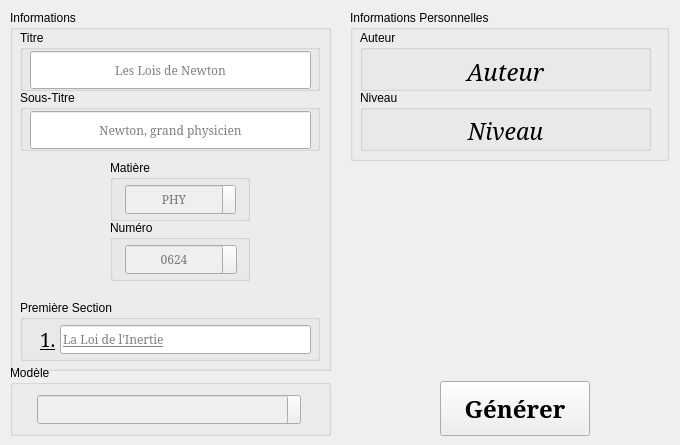
    <widget class="QWidget" name="genTab">
     <attribute name="title">
      <string>Générateur</string>
     </attribute>
     <attribute name="toolTip">
      <string>Créer un document</string>
     </attribute>
     <widget class="QGroupBox" name="infoGroupBox">
      <property name="geometry">
       <rect>
        <x>10</x>
        <y>10</y>
        <width>321</width>
        <height>361</height>
       </rect>
      </property>
      <property name="title">
       <string>Informations</string>
      </property>
      <widget class="QGroupBox" name="titreGroupBox">
       <property name="geometry">
        <rect>
         <x>10</x>
         <y>20</y>
         <width>300</width>
         <height>61</height>
        </rect>
       </property>
       <property name="title">
        <string>Titre</string>
       </property>
       <widget class="AdvancedLineEdit" name="titreLineEdit">
        <property name="geometry">
         <rect>
          <x>10</x>
          <y>21</y>
          <width>281</width>
          <height>38</height>
         </rect>
        </property>
        <property name="sizePolicy">
         <sizepolicy hsizetype="Expanding" vsizetype="Expanding">
          <horstretch>0</horstretch>
          <verstretch>0</verstretch>
         </sizepolicy>
        </property>
        <property name="font">
         <font>
          <family>Garamond</family>
         </font>
        </property>
        <property name="alignment">
         <set>Qt::AlignCenter</set>
        </property>
        <property name="placeholderText">
         <string>Les Lois de Newton</string>
        </property>
        <property name="clearButtonEnabled">
         <bool>true</bool>
        </property>
       </widget>
      </widget>
      <widget class="QGroupBox" name="soustitreGroupBox">
       <property name="enabled">
        <bool>true</bool>
       </property>
       <property name="geometry">
        <rect>
         <x>10</x>
         <y>80</y>
         <width>300</width>
         <height>61</height>
        </rect>
       </property>
       <property name="title">
        <string>Sous-Titre</string>
       </property>
       <widget class="AdvancedLineEdit" name="soustitreLineEdit">
        <property name="geometry">
         <rect>
          <x>10</x>
          <y>21</y>
          <width>281</width>
          <height>38</height>
         </rect>
        </property>
        <property name="sizePolicy">
         <sizepolicy hsizetype="Expanding" vsizetype="Expanding">
          <horstretch>0</horstretch>
          <verstretch>0</verstretch>
         </sizepolicy>
        </property>
        <property name="font">
         <font>
          <family>Garamond</family>
         </font>
        </property>
        <property name="alignment">
         <set>Qt::AlignCenter</set>
        </property>
        <property name="placeholderText">
         <string>Newton, grand physicien</string>
        </property>
        <property name="clearButtonEnabled">
         <bool>true</bool>
        </property>
       </widget>
      </widget>
      <widget class="QGroupBox" name="matGroupBox">
       <property name="geometry">
        <rect>
         <x>100</x>
         <y>150</y>
         <width>140</width>
         <height>61</height>
        </rect>
       </property>
       <property name="title">
        <string>Matière</string>
       </property>
       <widget class="SafeAdvancedLineEdit" name="matLineEdit">
        <property name="enabled">
         <bool>false</bool>
        </property>
        <property name="geometry">
         <rect>
          <x>15</x>
          <y>25</y>
          <width>98</width>
          <height>29</height>
         </rect>
        </property>
        <property name="sizePolicy">
         <sizepolicy hsizetype="Expanding" vsizetype="Expanding">
          <horstretch>0</horstretch>
          <verstretch>0</verstretch>
         </sizepolicy>
        </property>
        <property name="minimumSize">
         <size>
          <width>0</width>
          <height>29</height>
         </size>
        </property>
        <property name="font">
         <font>
          <family>Garamond</family>
         </font>
        </property>
        <property name="text">
         <string/>
        </property>
        <property name="frame">
         <bool>true</bool>
        </property>
        <property name="alignment">
         <set>Qt::AlignCenter</set>
        </property>
        <property name="placeholderText">
         <string>PHY</string>
        </property>
        <property name="clearButtonEnabled">
         <bool>false</bool>
        </property>
       </widget>
       <widget class="QPushButton" name="matToolButton">
        <property name="geometry">
         <rect>
          <x>106</x>
          <y>25</y>
          <width>20</width>
          <height>29</height>
         </rect>
        </property>
        <property name="cursor">
         <cursorShape>PointingHandCursor</cursorShape>
        </property>
        <property name="text">
         <string/>
        </property>
       </widget>
       <zorder>matToolButton</zorder>
       <zorder>matLineEdit</zorder>
      </widget>
      <widget class="QGroupBox" name="numGroupBox">
       <property name="geometry">
        <rect>
         <x>100</x>
         <y>210</y>
         <width>140</width>
         <height>61</height>
        </rect>
       </property>
       <property name="title">
        <string>Numéro</string>
       </property>
       <widget class="SafeAdvancedLineEdit" name="numLineEdit">
        <property name="enabled">
         <bool>false</bool>
        </property>
        <property name="geometry">
         <rect>
          <x>15</x>
          <y>25</y>
          <width>98</width>
          <height>29</height>
         </rect>
        </property>
        <property name="sizePolicy">
         <sizepolicy hsizetype="Expanding" vsizetype="Expanding">
          <horstretch>0</horstretch>
          <verstretch>0</verstretch>
         </sizepolicy>
        </property>
        <property name="font">
         <font>
          <family>Garamond</family>
         </font>
        </property>
        <property name="text">
         <string/>
        </property>
        <property name="alignment">
         <set>Qt::AlignCenter</set>
        </property>
        <property name="placeholderText">
         <string>0624</string>
        </property>
        <property name="clearButtonEnabled">
         <bool>false</bool>
        </property>
       </widget>
       <widget class="QPushButton" name="numToolButton">
        <property name="geometry">
         <rect>
          <x>106</x>
          <y>25</y>
          <width>21</width>
          <height>29</height>
         </rect>
        </property>
        <property name="cursor">
         <cursorShape>PointingHandCursor</cursorShape>
        </property>
        <property name="text">
         <string/>
        </property>
       </widget>
       <zorder>numToolButton</zorder>
       <zorder>numLineEdit</zorder>
      </widget>
      <widget class="QGroupBox" name="sectionGroupBox">
       <property name="geometry">
        <rect>
         <x>10</x>
         <y>290</y>
         <width>300</width>
         <height>61</height>
        </rect>
       </property>
       <property name="title">
        <string>Première Section</string>
       </property>
       <widget class="QLabel" name="sectionNumLabel">
        <property name="geometry">
         <rect>
          <x>20</x>
          <y>24</y>
          <width>47</width>
          <height>31</height>
         </rect>
        </property>
        <property name="font">
         <font>
          <family>Garamond</family>
         </font>
        </property>
        <property name="styleSheet">
         <string notr="true"/>
        </property>
        <property name="text">
         <string>&lt;html&gt;&lt;head/&gt;&lt;body&gt;&lt;p&gt;&lt;span style=&quot; font-size:14pt; text-decoration: underline;&quot;&gt;1.&lt;/span&gt;&lt;/p&gt;&lt;/body&gt;&lt;/html&gt;</string>
        </property>
       </widget>
       <widget class="AdvancedLineEdit" name="sectionLineEdit">
        <property name="geometry">
         <rect>
          <x>40</x>
          <y>25</y>
          <width>251</width>
          <height>29</height>
         </rect>
        </property>
        <property name="sizePolicy">
         <sizepolicy hsizetype="Expanding" vsizetype="Expanding">
          <horstretch>0</horstretch>
          <verstretch>0</verstretch>
         </sizepolicy>
        </property>
        <property name="font">
         <font>
          <family>Garamond</family>
          <underline>true</underline>
         </font>
        </property>
        <property name="maxLength">
         <number>32767</number>
        </property>
        <property name="alignment">
         <set>Qt::AlignLeading|Qt::AlignLeft|Qt::AlignVCenter</set>
        </property>
        <property name="placeholderText">
         <string>La Loi de l'Inertie</string>
        </property>
        <property name="clearButtonEnabled">
         <bool>true</bool>
        </property>
       </widget>
      </widget>
     </widget>
     <widget class="QLabel" name="pathPathLabel">
      <property name="geometry">
       <rect>
        <x>350</x>
        <y>170</y>
        <width>321</width>
        <height>211</height>
       </rect>
      </property>
      <property name="sizePolicy">
       <sizepolicy hsizetype="Fixed" vsizetype="Expanding">
        <horstretch>0</horstretch>
        <verstretch>0</verstretch>
       </sizepolicy>
      </property>
      <property name="maximumSize">
       <size>
        <width>321</width>
        <height>16777215</height>
       </size>
      </property>
      <property name="cursor">
       <cursorShape>ArrowCursor</cursorShape>
      </property>
      <property name="text">
       <string>&lt;html&gt;&lt;head/&gt;&lt;body&gt;&lt;p&gt;&lt;a href=&quot;none&quot;&gt;&lt;span style=&quot;text-decoration: underline; color: #f0f0f0;&quot;&gt;Aucun chemin de sauvegarde&lt;/span&gt;&lt;/a&gt;&lt;/p&gt;&lt;/body&gt;&lt;/html&gt;</string>
      </property>
      <property name="alignment">
       <set>Qt::AlignBottom|Qt::AlignJustify</set>
      </property>
      <property name="wordWrap">
       <bool>true</bool>
      </property>
      <property name="textInteractionFlags">
       <set>Qt::LinksAccessibleByMouse|Qt::TextSelectableByMouse</set>
      </property>
     </widget>
     <widget class="QGroupBox" name="infoPersoGroupBox">
      <property name="geometry">
       <rect>
        <x>350</x>
        <y>10</y>
        <width>319</width>
        <height>151</height>
       </rect>
      </property>
      <property name="sizePolicy">
       <sizepolicy hsizetype="Preferred" vsizetype="Minimum">
        <horstretch>0</horstretch>
        <verstretch>0</verstretch>
       </sizepolicy>
      </property>
      <property name="minimumSize">
       <size>
        <width>0</width>
        <height>0</height>
       </size>
      </property>
      <property name="toolTip">
       <string>Pour modifier les informations, veuillez aller dans le Configurateur</string>
      </property>
      <property name="title">
       <string>Informations Personnelles</string>
      </property>
      <widget class="QGroupBox" name="auteurPersoGroupBox">
       <property name="geometry">
        <rect>
         <x>10</x>
         <y>20</y>
         <width>291</width>
         <height>61</height>
        </rect>
       </property>
       <property name="title">
        <string>Auteur</string>
       </property>
       <widget class="QLabel" name="auteurPersoLabel">
        <property name="geometry">
         <rect>
          <x>10</x>
          <y>25</y>
          <width>271</width>
          <height>31</height>
         </rect>
        </property>
        <property name="font">
         <font>
          <family>Garamond</family>
          <pointsize>18</pointsize>
          <italic>true</italic>
         </font>
        </property>
        <property name="text">
         <string>Auteur</string>
        </property>
        <property name="textFormat">
         <enum>Qt::RichText</enum>
        </property>
        <property name="scaledContents">
         <bool>false</bool>
        </property>
        <property name="alignment">
         <set>Qt::AlignCenter</set>
        </property>
       </widget>
      </widget>
      <widget class="QGroupBox" name="niveauPersoGroupBox">
       <property name="geometry">
        <rect>
         <x>10</x>
         <y>80</y>
         <width>291</width>
         <height>61</height>
        </rect>
       </property>
       <property name="title">
        <string>Niveau</string>
       </property>
       <widget class="QLabel" name="niveauPersoLabel">
        <property name="geometry">
         <rect>
          <x>10</x>
          <y>25</y>
          <width>271</width>
          <height>31</height>
         </rect>
        </property>
        <property name="font">
         <font>
          <family>Garamond</family>
          <pointsize>17</pointsize>
          <italic>true</italic>
         </font>
        </property>
        <property name="text">
         <string>Niveau</string>
        </property>
        <property name="textFormat">
         <enum>Qt::RichText</enum>
        </property>
        <property name="scaledContents">
         <bool>true</bool>
        </property>
        <property name="alignment">
         <set>Qt::AlignCenter</set>
        </property>
        <property name="wordWrap">
         <bool>false</bool>
        </property>
       </widget>
      </widget>
     </widget>
     <widget class="QGroupBox" name="modelGroupBox">
      <property name="geometry">
       <rect>
        <x>10</x>
        <y>365</y>
        <width>321</width>
        <height>71</height>
       </rect>
      </property>
      <property name="title">
       <string>Modèle</string>
      </property>
      <widget class="AdvancedLineEdit" name="modelLineEdit">
       <property name="enabled">
        <bool>false</bool>
       </property>
       <property name="geometry">
        <rect>
         <x>27</x>
         <y>30</y>
         <width>251</width>
         <height>29</height>
        </rect>
       </property>
       <property name="sizePolicy">
        <sizepolicy hsizetype="Expanding" vsizetype="Expanding">
         <horstretch>0</horstretch>
         <verstretch>0</verstretch>
        </sizepolicy>
       </property>
       <property name="font">
        <font>
         <family>Garamond</family>
        </font>
       </property>
       <property name="text">
        <string/>
       </property>
       <property name="alignment">
        <set>Qt::AlignCenter</set>
       </property>
       <property name="placeholderText">
        <string/>
       </property>
       <property name="clearButtonEnabled">
        <bool>false</bool>
       </property>
      </widget>
      <widget class="QPushButton" name="modelToolButton">
       <property name="geometry">
        <rect>
         <x>270</x>
         <y>30</y>
         <width>21</width>
         <height>29</height>
        </rect>
       </property>
       <property name="cursor">
        <cursorShape>PointingHandCursor</cursorShape>
       </property>
       <property name="text">
        <string/>
       </property>
      </widget>
      <zorder>modelToolButton</zorder>
      <zorder>modelLineEdit</zorder>
     </widget>
     <widget class="QPushButton" name="genPushButton">
      <property name="geometry">
       <rect>
        <x>440</x>
        <y>381</y>
        <width>150</width>
        <height>55</height>
       </rect>
      </property>
      <property name="sizePolicy">
       <sizepolicy hsizetype="Fixed" vsizetype="Minimum">
        <horstretch>0</horstretch>
        <verstretch>0</verstretch>
       </sizepolicy>
      </property>
      <property name="minimumSize">
       <size>
        <width>150</width>
        <height>0</height>
       </size>
      </property>
      <property name="font">
       <font>
        <family>Garamond</family>
        <pointsize>18</pointsize>
        <weight>75</weight>
        <bold>true</bold>
       </font>
      </property>
      <property name="cursor">
       <cursorShape>PointingHandCursor</cursorShape>
      </property>
      <property name="text">
       <string>Générer</string>
      </property>
     </widget>
    </widget>
